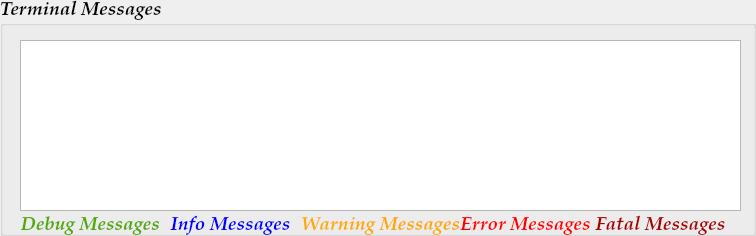
     <widget class="QGroupBox" name="Terminal_Messages_1">
      <property name="geometry">
       <rect>
        <x>10</x>
        <y>385</y>
        <width>756</width>
        <height>236</height>
       </rect>
      </property>
      <property name="font">
       <font>
        <family>URW Palladio L</family>
        <pointsize>14</pointsize>
        <weight>75</weight>
        <italic>true</italic>
        <bold>true</bold>
       </font>
      </property>
      <property name="title">
       <string>Terminal Messages</string>
      </property>
      <widget class="QTextEdit" name="Terminal_1">
       <property name="geometry">
        <rect>
         <x>20</x>
         <y>40</y>
         <width>721</width>
         <height>171</height>
        </rect>
       </property>
       <property name="font">
        <font>
         <family>URW Palladio L</family>
         <pointsize>14</pointsize>
         <weight>75</weight>
         <italic>true</italic>
         <bold>true</bold>
        </font>
       </property>
       <property name="readOnly">
        <bool>true</bool>
       </property>
      </widget>
      <widget class="QLabel" name="Debug_Messages">
       <property name="geometry">
        <rect>
         <x>0</x>
         <y>215</y>
         <width>181</width>
         <height>21</height>
        </rect>
       </property>
       <property name="styleSheet">
        <string notr="true">color:rgb(85, 170, 0)</string>
       </property>
       <property name="text">
        <string>Debug Messages</string>
       </property>
       <property name="alignment">
        <set>Qt::AlignCenter</set>
       </property>
      </widget>
      <widget class="QLabel" name="Info_Messages">
       <property name="geometry">
        <rect>
         <x>140</x>
         <y>215</y>
         <width>181</width>
         <height>21</height>
        </rect>
       </property>
       <property name="styleSheet">
        <string notr="true">color:rgb(0, 0, 255)</string>
       </property>
       <property name="text">
        <string>Info Messages</string>
       </property>
       <property name="alignment">
        <set>Qt::AlignCenter</set>
       </property>
      </widget>
      <widget class="QLabel" name="Warning_Messages">
       <property name="geometry">
        <rect>
         <x>290</x>
         <y>215</y>
         <width>181</width>
         <height>21</height>
        </rect>
       </property>
       <property name="styleSheet">
        <string notr="true">color:rgb(255, 170, 0)</string>
       </property>
       <property name="text">
        <string>Warning Messages</string>
       </property>
       <property name="alignment">
        <set>Qt::AlignCenter</set>
       </property>
      </widget>
      <widget class="QLabel" name="Error_Messages">
       <property name="geometry">
        <rect>
         <x>435</x>
         <y>215</y>
         <width>181</width>
         <height>21</height>
        </rect>
       </property>
       <property name="styleSheet">
        <string notr="true">color:rgb(255, 0, 0)</string>
       </property>
       <property name="text">
        <string>Error Messages</string>
       </property>
       <property name="alignment">
        <set>Qt::AlignCenter</set>
       </property>
      </widget>
      <widget class="QLabel" name="Fatal_Messages">
       <property name="geometry">
        <rect>
         <x>570</x>
         <y>215</y>
         <width>181</width>
         <height>21</height>
        </rect>
       </property>
       <property name="styleSheet">
        <string notr="true">color:rgb(170, 0, 0)</string>
       </property>
       <property name="text">
        <string>Fatal Messages</string>
       </property>
       <property name="alignment">
        <set>Qt::AlignCenter</set>
       </property>
      </widget>
     </widget>
